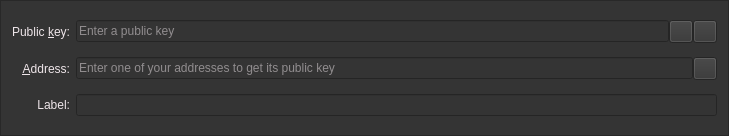
<?xml version="1.0" encoding="UTF-8"?>
<ui version="4.0">
 <class>MultisigAddressEntry</class>
 <widget class="QFrame" name="MultisigAddressEntry">
  <property name="geometry">
   <rect>
    <x>0</x>
    <y>0</y>
    <width>729</width>
    <height>136</height>
   </rect>
  </property>
  <property name="windowTitle">
   <string>Form</string>
  </property>
  <property name="styleSheet">
   <string notr="true">background:rgb(52,52,52);color:rgb(238,229,233);</string>
  </property>
  <property name="frameShape">
   <enum>QFrame::StyledPanel</enum>
  </property>
  <property name="frameShadow">
   <enum>QFrame::Sunken</enum>
  </property>
  <layout class="QGridLayout" name="gridLayout">
   <item row="0" column="0">
    <widget class="QLabel" name="pubkeyLabel">
     <property name="text">
      <string>Public &amp;key:</string>
     </property>
     <property name="alignment">
      <set>Qt::AlignRight|Qt::AlignTrailing|Qt::AlignVCenter</set>
     </property>
     <property name="buddy">
      <cstring>pubkey</cstring>
     </property>
    </widget>
   </item>
   <item row="0" column="1">
    <layout class="QHBoxLayout" name="pubkeyLayout">
     <property name="spacing">
      <number>0</number>
     </property>
     <item>
      <widget class="QValidatedLineEdit" name="pubkey">
       <property name="toolTip">
        <string>The public key of an address</string>
       </property>
       <property name="placeholderText">
        <string>Enter a public key</string>
       </property>
      </widget>
     </item>
     <item>
      <widget class="QToolButton" name="pasteButton">
       <property name="toolTip">
        <string>Paste public key from clipboard</string>
       </property>
       <property name="text">
        <string/>
       </property>
       <property name="icon">
        <iconset>
         <normaloff>:/icons/editpaste</normaloff>:/icons/editpaste</iconset>
       </property>
       <property name="shortcut">
        <string>Alt+P</string>
       </property>
      </widget>
     </item>
     <item>
      <widget class="QToolButton" name="deleteButton">
       <property name="toolTip">
        <string>Remove this public key</string>
       </property>
       <property name="text">
        <string/>
       </property>
       <property name="icon">
        <iconset>
         <normaloff>:/icons/remove</normaloff>:/icons/remove</iconset>
       </property>
      </widget>
     </item>
    </layout>
   </item>
   <item row="1" column="0">
    <widget class="QLabel" name="addressLabel">
     <property name="text">
      <string>&amp;Address:</string>
     </property>
     <property name="alignment">
      <set>Qt::AlignRight|Qt::AlignTrailing|Qt::AlignVCenter</set>
     </property>
     <property name="buddy">
      <cstring>address</cstring>
     </property>
    </widget>
   </item>
   <item row="1" column="1">
    <layout class="QHBoxLayout" name="addressLayout">
     <property name="spacing">
      <number>0</number>
     </property>
     <item>
      <widget class="QValidatedLineEdit" name="address">
       <property name="enabled">
        <bool>true</bool>
       </property>
       <property name="toolTip">
        <string>Address associated to the public key</string>
       </property>
       <property name="placeholderText">
        <string>Enter one of your addresses to get its public key</string>
       </property>
      </widget>
     </item>
     <item>
      <widget class="QToolButton" name="addressBookButton">
       <property name="toolTip">
        <string>Choose address from address book</string>
       </property>
       <property name="text">
        <string/>
       </property>
       <property name="icon">
        <iconset>
         <normaloff>:/icons/address-book</normaloff>:/icons/address-book</iconset>
       </property>
       <property name="shortcut">
        <string>Alt+A</string>
       </property>
      </widget>
     </item>
    </layout>
   </item>
   <item row="2" column="0">
    <widget class="QLabel" name="labelLabel">
     <property name="text">
      <string>Label:</string>
     </property>
     <property name="alignment">
      <set>Qt::AlignRight|Qt::AlignTrailing|Qt::AlignVCenter</set>
     </property>
    </widget>
   </item>
   <item row="2" column="1">
    <widget class="QValidatedLineEdit" name="label">
     <property name="enabled">
      <bool>true</bool>
     </property>
     <property name="toolTip">
      <string/>
     </property>
     <property name="readOnly">
      <bool>true</bool>
     </property>
    </widget>
   </item>
  </layout>
 </widget>
 <customwidgets>
  <customwidget>
   <class>QValidatedLineEdit</class>
   <extends>QLineEdit</extends>
   <header>qvalidatedlineedit.h</header>
  </customwidget>
 </customwidgets>
 <resources>
  <include location="../bitcoin.qrc"/>
 </resources>
 <connections/>
</ui>
